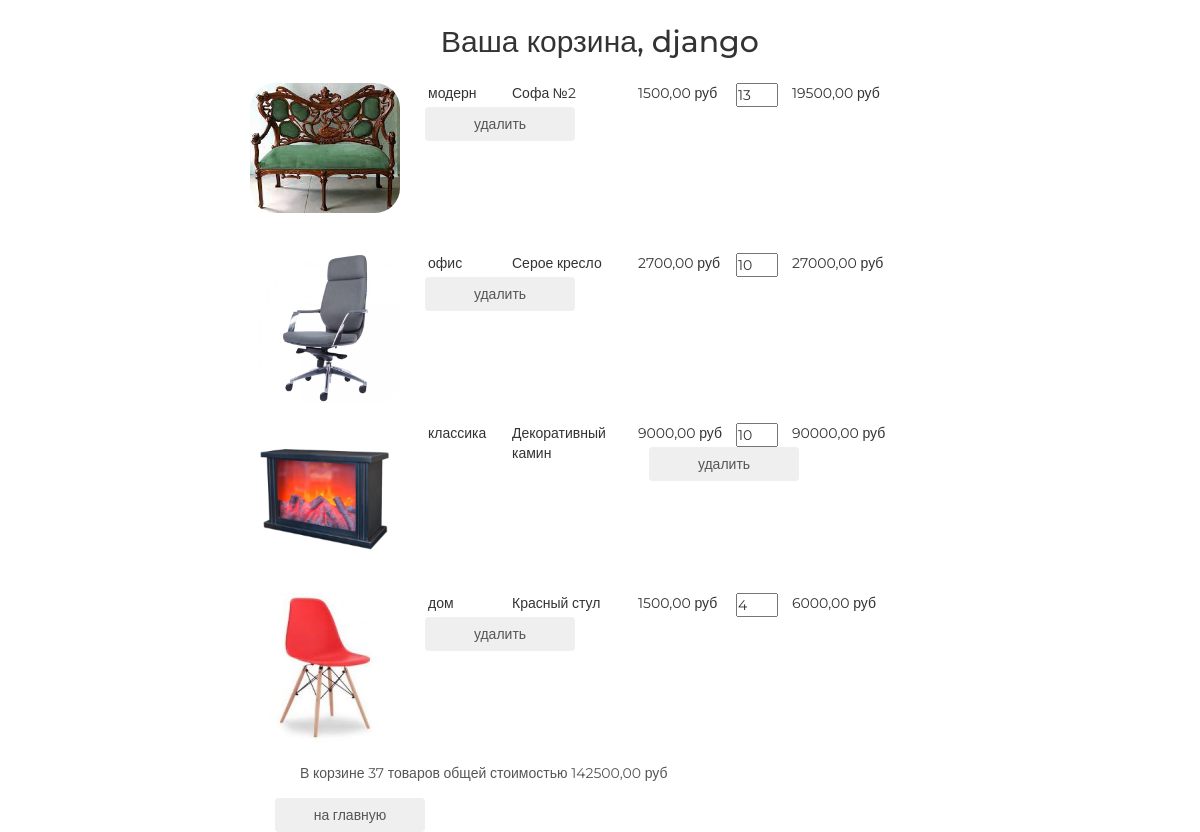
Page /basket/ (signed in) on the committed database.
### authapp/models.py (models this page shows, shortened)
class ShopUser(AbstractUser):
    avatar = models.ImageField(upload_to='users', blank=True, verbose_name='Аватарка')
    age = models.PositiveSmallIntegerField(verbose_name='Возраст', blank=True, null=True)
    activation_key = models.CharField(max_length=128, blank=True)
    activation_key_expires = models.DateTimeField(
        default=get_activation_key_expiration_date
    )

### basketapp/models.py (models this page shows, shortened)
class Basket(models.Model):
    product = models.ForeignKey(Product, on_delete=models.CASCADE, verbose_name='Товар')
    user = models.ForeignKey(settings.AUTH_USER_MODEL, on_delete=models.CASCADE, verbose_name='Пользователь')
    quantity = models.PositiveSmallIntegerField(default=0, verbose_name='Количество')
    created_at = models.DateTimeField(auto_now_add=True, verbose_name='Добавлен')
    class Meta:
        verbose_name = 'корзина'
        verbose_name_plural = 'корзины'
        ordering = ('created_at',)
    @property
    def product_cost(self):
        return self.product.price * self.quantity
    @property
    def total_quantity(self):
        _items = Basket.objects.filter(user=self.user)
        return sum(list(map(lambda x: x.quantity, _items)))
    @property
    def total_cost(self):
        _items = Basket.objects.filter(user=self.user)
        return sum(list(map(lambda x: x.product_cost, _items)))

### mainapp/models.py (models this page shows, shortened)
class Product(models.Model):
    category = models.ForeignKey(Category, on_delete=models.CASCADE, verbose_name='Категория')
    name = models.CharField(max_length=128, verbose_name='Название', unique=True)
    image = models.ImageField(upload_to='product', blank=True, null=True, verbose_name='Изображение')
    short_desk = models.CharField(max_length=128, verbose_name='Краткое описание')
    description = models.TextField(verbose_name='Описание')
    price = models.DecimalField(max_digits=8, decimal_places=2, verbose_name='Цена')
    quantity = models.PositiveSmallIntegerField(default=0, verbose_name='Количество')
    is_active = models.BooleanField(default=True, verbose_name='Активен')
    class Meta:
        verbose_name = 'продукт'
        verbose_name_plural = 'продукты'

class Category(models.Model):
    name = models.CharField(max_length=128, verbose_name='Название', unique=True)
    description = models.TextField(verbose_name='Описание')
    is_active = models.BooleanField(default=True, verbose_name='Активен')
    class Meta:
        verbose_name = 'категория'
        verbose_name_plural = 'категории'
        ordering = ('pk',)

### basketapp/views.py (the view)
# urls.py: path('', basket_list, name='list'),
@login_required
def basket_list(request):
    context = {
        'basket_items': Basket.objects.filter(user=request.user)
    }
    return render(request, 'basketapp/list.html', context)

### mainapp/context_processors.py (called while the page is built)
def basket(request):
    print('context processor')
    basket = []
    if request.user.is_authenticated:
        basket = Basket.objects.filter(user=request.user)
    return {
        'basket': basket,
    }

### basketapp/templates/basketapp/list.html (shortened to what this page needs)
{% extends 'basketapp/base.html' %}
{% load static %}
{% block content %}
<div class="basket_list">
    {% include 'basketapp/includes/inc_basket_list.html' %}
</div>
    <button class="btn btn-round">
        <a href="{% url 'index' %}">на главную</a>
    </button>
{% endblock %}

### basketapp/templates/basketapp/base.html (shortened to what this page needs)
<!DOCTYPE html>
{% load static %}
<html>
<head>
    {% block css %}
        <link rel="stylesheet" href="{% static 'css/bootstrap.min.css' %}">
        <link rel="stylesheet" href="{% static 'css/style.css' %}">
        <link rel="stylesheet" href="{% static 'fonts/font-awesome/css/font-awesome.css' %}">
    {% endblock %}
</head>
<body>
<div class="basket_container">
    <div class="h2 text-center head">
        Ваша корзина,
        {% if user.first_name %}
            {{ user.first_name|title}}
        {% else %}
            {{ user.username }}
        {% endif %}
    </div>
    {% block content %}
    {% endblock %}
</div>
</body>
</html>

### basketapp/templates/basketapp/includes/inc_basket_list.html
{% for item in basket_items %}
    <div class="basket_record">
        <img src="/media/{{ item.product.image }}" alt="{{ item.product.short_desc }}">
        <span class="category_name">{{ item.product.category.name }}</span>
        <span class="product_name">{{ item.product.name }}</span>
        <span class="product_price">{{ item.product.price }}&nbspруб</span>
        <input type="number" name="{{ item.pk }}" min="0" value="{{ item.quantity }}">
        <span class="product_cost">{{ item.product_cost }}&nbspруб</span>
        <button class="btn btn-round">
            <a href="{% url 'basket:remove' item.pk %}" class="">
                удалить
            </a>
        </button>
    </div>
{% endfor %}
{% if basket_items %}
    <div class="basket_summary">
        В корзине {{ basket_items.0.total_quantity }} товаров общей стоимостью
        {{ basket_items.0.total_cost }} руб
    </div>
{% endif %}

### static/css/style.css (style rules this page uses)
* { margin: 0; padding: 0; }
body { font-family: 'Montserrat', sans-serif; }
html, body { height: 100%; }
.basket_container { margin: 25px auto; width: 700px; }
.basket_list input[type="number"] { width: 3em; position: relative; display: block; float: left; }
.basket_list span.category_name { margin-left: 2em; width: 5em; position: relative; display: block; float: left; }
.basket_list span.product_name { margin-left: 1em; width: 8em; position: relative; display: block; float: left; }
.basket_list span.product_price { margin-left: 1em; width: 7em; position: relative; display: block; float: left; }
.basket_list span.product_cost { margin-left: 1em; width: 7em; position: relative; display: block; float: left; }
.basket_list .basket_record { position: relative; display: block; height: 170px; float: none; }
.basket_container .head { margin: 25px auto; }
.basket_container button { margin-left: 25px; width: 150px; display: block; float: left; }
.basket_container button a { text-decoration: none; color: #555; }
.basket_container img { display: block; float: left; width: 150px; border-radius: 25px; }
.basket_container .basket_summary { display: block; margin-left: 50px; margin-bottom: 15px; color: #555; }

### rows in the picture
ShopUser: username "django"
Basket: product.image (picture), product.category.name "модерн", product.name "Софа №2", product.price "1500,00", quantity "13", product_cost "19500,00", user+quantity "37", user+product+quantity "142500,00"
Basket: product.image (picture), product.category.name "офис", product.name "Серое кресло", product.price "2700,00", quantity "10", product_cost "27000,00"
Basket: product.image (picture), product.category.name "классика", product.name "Декоративный камин", product.price "9000,00", quantity "10", product_cost "90000,00"
Basket: product.image (picture), product.category.name "дом", product.name "Красный стул", product.price "1500,00", quantity "4", product_cost "6000,00"
